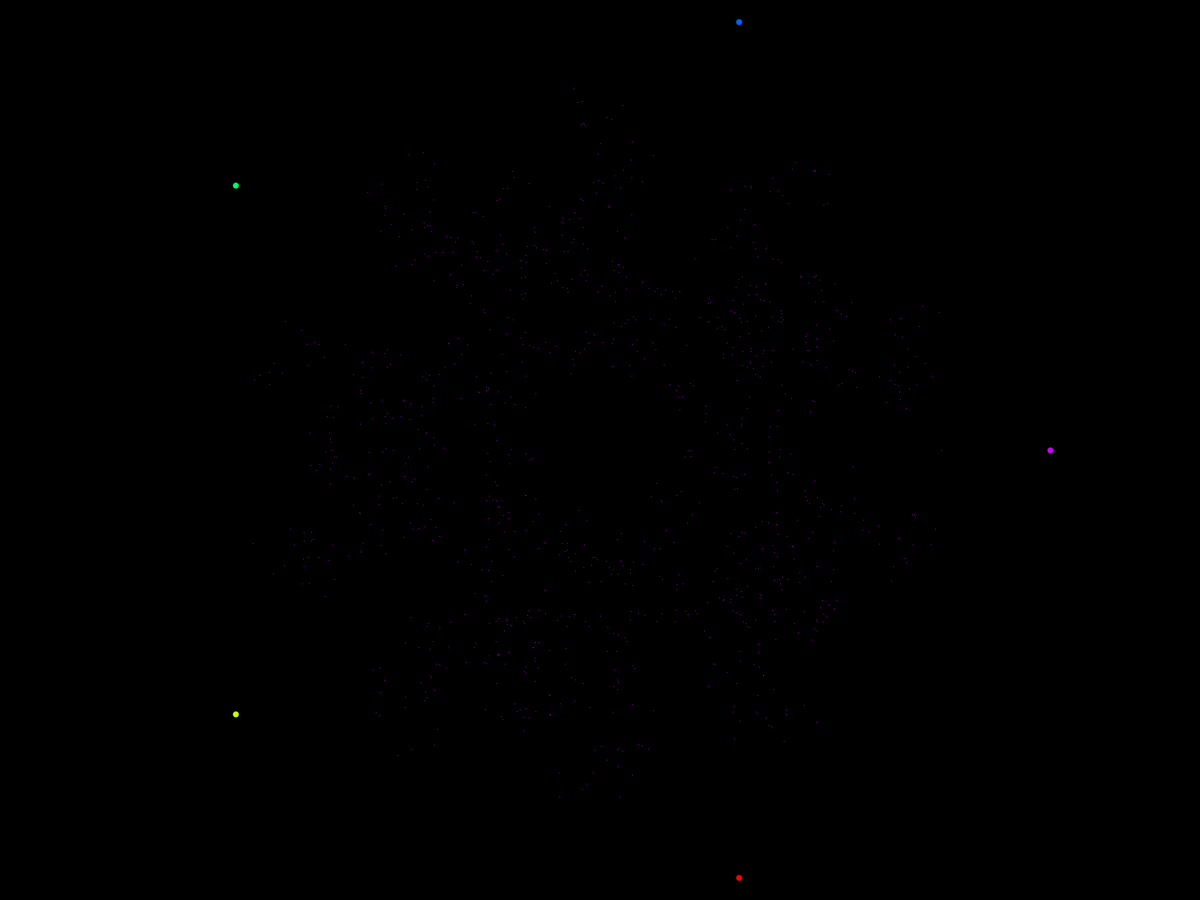
Frame 1 (no input)
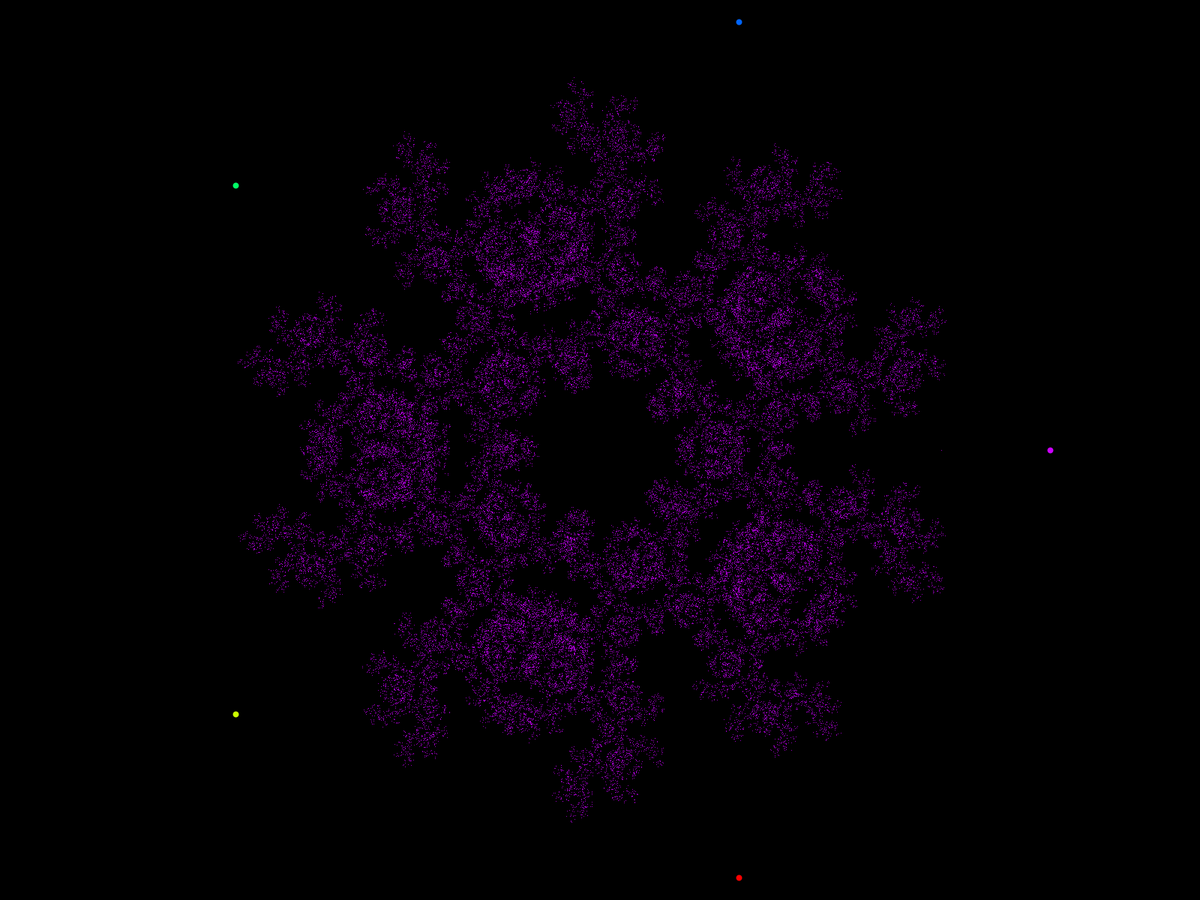
Frame 60 (the mouse pressed at the canvas centre just before this capture)
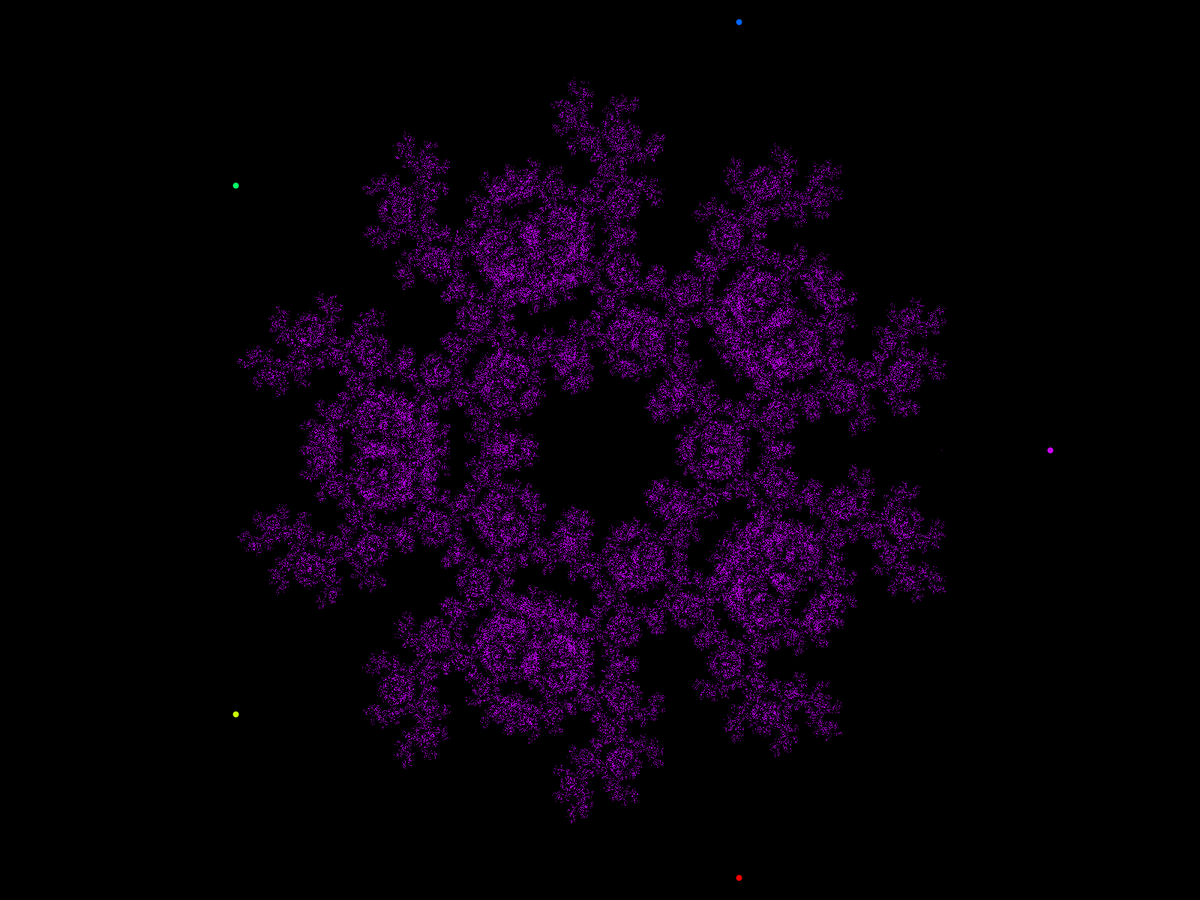
Frame 120 (the mouse held since frame 60 and released just before this capture)

The Processing sketch that drew these frames (run headless with seeded random() and noise(); from frame 60 on, the mouse is pressed at the canvas centre):

// Processing sketch: Chaos_Game
// ── Chaos_Game.pde
ArrayList<PVector> points=new ArrayList<PVector>();
int num=5;
int len;
float x, y;
int choice_prev;
int l=0;
int points_per_frame=1000;
void setup()
{
  //size(400, 400);
  fullScreen();
  float ang=TWO_PI/num;
  len=min(width, height)/2;
  PVector p=new PVector(len, 0);
  for (int i=0; i<num; i++)
  {
    p.rotate(ang);
    PVector P=new PVector();
    P=p.copy();
    points.add(P);
  }
  x=random(width);
  x=random(height);
  background(0);
  choice_prev=0;
  l=0;
  int count=0;
  translate(width/2,height/2);
  for (PVector P : points)
  {
    strokeWeight(8);
    colorMode(HSB);
    stroke(count*255/num, 255, 255);
    point(P.x, P.y);
    count++;
  }
}
void draw()
{
  translate(width/2, height/2);
  while (l<points_per_frame)
  {
    int choice=floor(random(num-0.001));
    while (choice==choice_prev)
    {
      choice=floor(random(num-0.001));
    }
    choice_prev=choice;
    x=lerp(x, points.get(choice).x, 0.5);
    y=lerp(y, points.get(choice).y, 0.5);
    strokeWeight(1);
    //colorMode(HSB);
    //stroke(choice*255/num, 255, 255,100);
    point(x, y);
    l++;
  }
  l=0;
}
